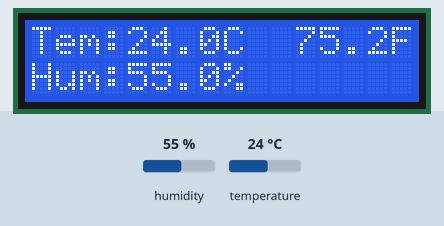
A sketch run on a simulated Arduino Uno, built with avr-gcc and run on an emulated ATmega328P. On the bench: 16×2 character LCD. Inputs (shaded band) come from the test bench; at power-on: humidity 55 %, temperature 24 °C.

Above: at 7.2 s.
7.3 s: humidity set to 22 %
At 12.4 s:
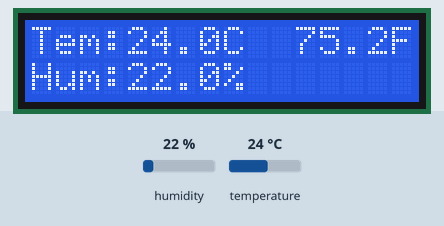
12.9 s: temperature set to 12 °C
At 17.2 s:
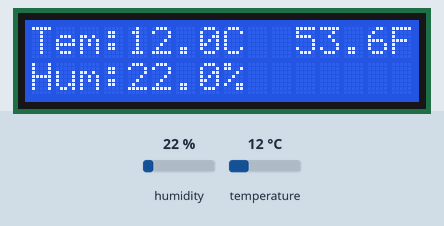
18.5 s: humidity set to 40 %
At 22.1 s:
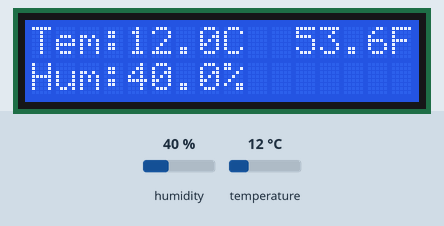
24.1 s: temperature set to 19 °C
At 26.9 s:
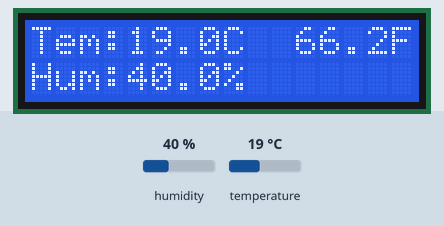
Timing chart, 0 to 28.4 s (numbered marks = the images above; inputs shaded):
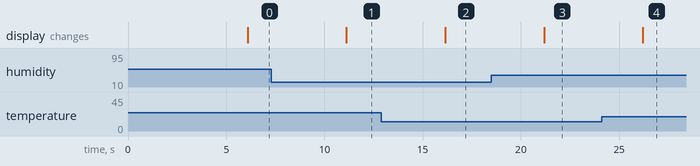

Measured:
- after the input at 7.3 s, the display: changes after 3.8 s (image 1)
- after the input at 12.9 s, the display: changes after 3.2 s (image 2)
- after the input at 18.5 s, the display: changes after 2.7 s (image 3)
- after the input at 24.1 s, the display: changes after 2.1 s (image 4)

The sketch:

Sensor_i_actuador.ino
```cpp
/*CODIGO CREADO POR ALGOBACK YOUTUBE CHANNEL*/

#include <DHT.h>      // INCLUIR LIBRERIA
#include <LiquidCrystal.h>           //importar libreria

LiquidCrystal lcd(8,7,6,5,4,3,2);    //crear el objeto con los pines que se van a usarxxxxxxxxxx
DHT dht(9, DHT11);    // CREAR UN OBJETO PASANDO PIN Y TIPO DE SENSOR POR PARAMETROS

void setup() {
  delay(6000);
  Serial.begin(9600); // INICIALIZAR LA COMUNICACION SERIAL
  dht.begin();        // INICIALIZAR EL DHT
  lcd.begin (16, 2); // inicializar la pantalla con la cantidad de fila y columna que esta tiene
}

void loop() {

  float TemC = dht.readTemperature();            // GRADOS CELCIUS
  float TemF = dht.readTemperature(true);        // GRADOS FAHRENHEIT
  float Humd = dht.readHumidity();               // HUMEDAD
  if(isnan(TemC) || isnan(TemF) || isnan(Humd)){ // SI LO QUE DEBUELVE NO ES UN NUMERO
      //Serial.println("Revisar conexion");        // IMPRIMIR MENSAJE DE HERRROR
      lcd.setCursor(0, 0); //COLOCAR EN POSICION
      lcd.print("Revisar conexion");
      lcd.setCursor(0, 1); //COLOCAR EN POSICION
      lcd.print("Revisar conexion");
    }
    else
    {
      lcd.setCursor(0, 0); //COLOCAR EN POSICION
      lcd.print("Tem:"+ String(TemC,1) + "C  " + String(TemF,1) +"F ");
      lcd.setCursor(0, 1); //COLOCAR EN POSICION
      lcd.print("Hum:"+ String(Humd,1) + "% ");
    }
  delay(5000);   //ESPERAR 5 SEGUNDOS
}
```
